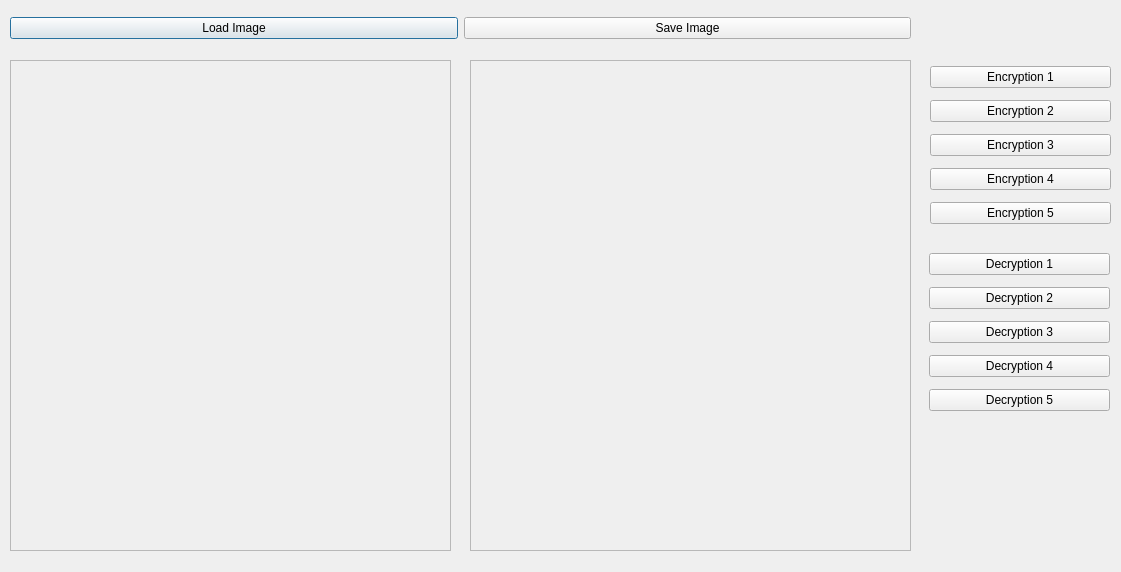
<?xml version="1.0" encoding="UTF-8"?>
<ui version="4.0">
 <class>Dialog</class>
 <widget class="QDialog" name="Dialog">
  <property name="geometry">
   <rect>
    <x>0</x>
    <y>0</y>
    <width>1121</width>
    <height>572</height>
   </rect>
  </property>
  <property name="windowTitle">
   <string>Dialog</string>
  </property>
  <widget class="QLabel" name="imgLabel">
   <property name="geometry">
    <rect>
     <x>10</x>
     <y>60</y>
     <width>441</width>
     <height>491</height>
    </rect>
   </property>
   <property name="frameShape">
    <enum>QFrame::StyledPanel</enum>
   </property>
   <property name="frameShadow">
    <enum>QFrame::Sunken</enum>
   </property>
   <property name="text">
    <string/>
   </property>
  </widget>
  <widget class="QLabel" name="processedLabel">
   <property name="geometry">
    <rect>
     <x>470</x>
     <y>60</y>
     <width>441</width>
     <height>491</height>
    </rect>
   </property>
   <property name="frameShape">
    <enum>QFrame::StyledPanel</enum>
   </property>
   <property name="frameShadow">
    <enum>QFrame::Sunken</enum>
   </property>
   <property name="text">
    <string/>
   </property>
  </widget>
  <widget class="QWidget" name="layoutWidget">
   <property name="geometry">
    <rect>
     <x>10</x>
     <y>10</y>
     <width>901</width>
     <height>36</height>
    </rect>
   </property>
   <layout class="QHBoxLayout" name="horizontalLayout">
    <item>
     <widget class="QPushButton" name="loadButton">
      <property name="text">
       <string>Load Image</string>
      </property>
     </widget>
    </item>
    <item>
     <widget class="QPushButton" name="saveButton">
      <property name="text">
       <string>Save Image</string>
      </property>
     </widget>
    </item>
   </layout>
  </widget>
  <widget class="QWidget" name="verticalLayoutWidget">
   <property name="geometry">
    <rect>
     <x>930</x>
     <y>60</y>
     <width>181</width>
     <height>171</height>
    </rect>
   </property>
   <layout class="QVBoxLayout" name="verticalLayout">
    <item>
     <widget class="QPushButton" name="enc1">
      <property name="text">
       <string>Encryption 1</string>
      </property>
     </widget>
    </item>
    <item>
     <widget class="QPushButton" name="enc2">
      <property name="text">
       <string>Encryption 2</string>
      </property>
     </widget>
    </item>
    <item>
     <widget class="QPushButton" name="enc3">
      <property name="text">
       <string>Encryption 3</string>
      </property>
     </widget>
    </item>
    <item>
     <widget class="QPushButton" name="enc4">
      <property name="text">
       <string>Encryption 4</string>
      </property>
     </widget>
    </item>
    <item>
     <widget class="QPushButton" name="enc5">
      <property name="text">
       <string>Encryption 5</string>
      </property>
     </widget>
    </item>
   </layout>
  </widget>
  <widget class="QWidget" name="verticalLayoutWidget_2">
   <property name="geometry">
    <rect>
     <x>929</x>
     <y>247</y>
     <width>181</width>
     <height>171</height>
    </rect>
   </property>
   <layout class="QVBoxLayout" name="verticalLayout_2">
    <item>
     <widget class="QPushButton" name="dec1">
      <property name="text">
       <string>Decryption 1</string>
      </property>
     </widget>
    </item>
    <item>
     <widget class="QPushButton" name="dec2">
      <property name="text">
       <string>Decryption 2</string>
      </property>
     </widget>
    </item>
    <item>
     <widget class="QPushButton" name="dec3">
      <property name="text">
       <string>Decryption 3</string>
      </property>
     </widget>
    </item>
    <item>
     <widget class="QPushButton" name="dec4">
      <property name="text">
       <string>Decryption 4</string>
      </property>
     </widget>
    </item>
    <item>
     <widget class="QPushButton" name="dec5">
      <property name="text">
       <string>Decryption 5</string>
      </property>
     </widget>
    </item>
   </layout>
  </widget>
 </widget>
 <resources/>
 <connections/>
</ui>
